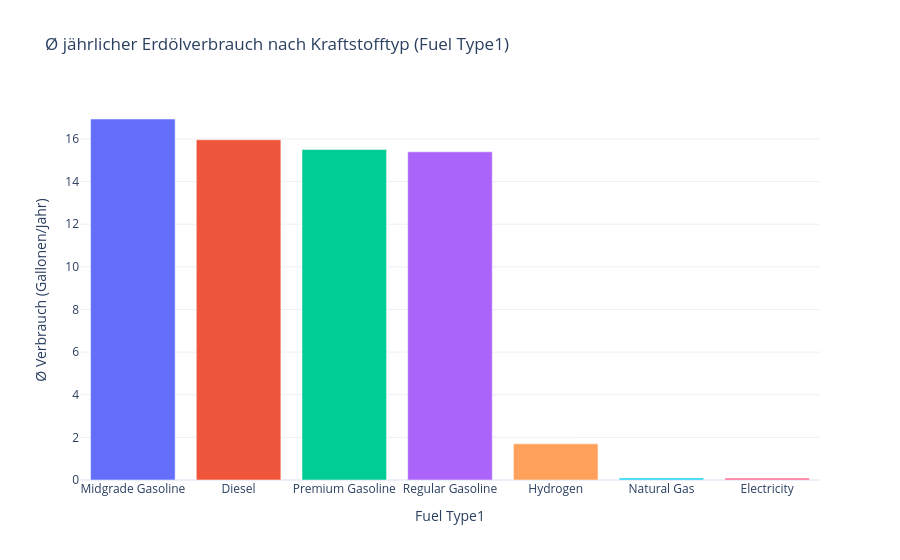

The notebook cell saved with this chart:
### Markdown cell above
### 3. Wie unterscheidet sich der durchschnittliche Erdölverbrauch je nach Kraftstofftyp (Fuel Type1)?

### Code cell
# Nur relevante Spalten & Nullwerte entfernen
fuel_df = vehicles[["Fuel Type1", "Annual Petroleum Consumption For Fuel Type1"]].dropna()

# Gruppieren nach Kraftstofftyp & Ø-Verbrauch berechnen
avg_consumption = (
    fuel_df
    .groupby("Fuel Type1")["Annual Petroleum Consumption For Fuel Type1"]
    .mean()
    .reset_index()
    .rename(columns={"Annual Petroleum Consumption For Fuel Type1": "Ø Verbrauch (Gallonen/Jahr)"})
)

# Sortieren nach Verbrauch
avg_consumption = avg_consumption.sort_values("Ø Verbrauch (Gallonen/Jahr)", ascending=False)

# Plot erstellen
fig = px.bar(
    avg_consumption,
    x="Fuel Type1",
    y="Ø Verbrauch (Gallonen/Jahr)",
    title="Ø jährlicher Erdölverbrauch nach Kraftstofftyp (Fuel Type1)",
    color="Fuel Type1",
    template="plotly_white"
)

fig.update_layout(showlegend=False)
fig.show()

### Figure 1 — Plotly figure (JSON) as saved in the notebook; plotly's stock layout.template omitted (floating-point values rounded to 4 significant figures)
{"data": [{"hovertemplate": "Fuel Type1=%{x}<br>Ø Verbrauch (Gallonen/Jahr)=%{y}<extra></extra>", "legendgroup": "Midgrade Gasoline", "marker": {"color": "#636efa", "pattern": {"shape": ""}}, "name": "Midgrade Gasoline", "orientation": "v", "showlegend": true, "textposition": "auto", "type": "bar", "x": ["Midgrade Gasoline"], "xaxis": "x", "y": [16.94], "yaxis": "y"}, {"hovertemplate": "Fuel Type1=%{x}<br>Ø Verbrauch (Gallonen/Jahr)=%{y}<extra></extra>", "legendgroup": "Diesel", "marker": {"color": "#EF553B", "pattern": {"shape": ""}}, "name": "Diesel", "orientation": "v", "showlegend": true, "textposition": "auto", "type": "bar", "x": ["Diesel"], "xaxis": "x", "y": [15.96], "yaxis": "y"}, {"hovertemplate": "Fuel Type1=%{x}<br>Ø Verbrauch (Gallonen/Jahr)=%{y}<extra></extra>", "legendgroup": "Premium Gasoline", "marker": {"color": "#00cc96", "pattern": {"shape": ""}}, "name": "Premium Gasoline", "orientation": "v", "showlegend": true, "textposition": "auto", "type": "bar", "x": ["Premium Gasoline"], "xaxis": "x", "y": [15.5], "yaxis": "y"}, {"hovertemplate": "Fuel Type1=%{x}<br>Ø Verbrauch (Gallonen/Jahr)=%{y}<extra></extra>", "legendgroup": "Regular Gasoline", "marker": {"color": "#ab63fa", "pattern": {"shape": ""}}, "name": "Regular Gasoline", "orientation": "v", "showlegend": true, "textposition": "auto", "type": "bar", "x": ["Regular Gasoline"], "xaxis": "x", "y": [15.39], "yaxis": "y"}, {"hovertemplate": "Fuel Type1=%{x}<br>Ø Verbrauch (Gallonen/Jahr)=%{y}<extra></extra>", "legendgroup": "Hydrogen", "marker": {"color": "#FFA15A", "pattern": {"shape": ""}}, "name": "Hydrogen", "orientation": "v", "showlegend": true, "textposition": "auto", "type": "bar", "x": ["Hydrogen"], "xaxis": "x", "y": [1.697], "yaxis": "y"}, {"hovertemplate": "Fuel Type1=%{x}<br>Ø Verbrauch (Gallonen/Jahr)=%{y}<extra></extra>", "legendgroup": "Natural Gas", "marker": {"color": "#19d3f3", "pattern": {"shape": ""}}, "name": "Natural Gas", "orientation": "v", "showlegend": true, "textposition": "auto", "type": "bar", "x": ["Natural Gas"], "xaxis": "x", "y": [0.094], "yaxis": "y"}, {"hovertemplate": "Fuel Type1=%{x}<br>Ø Verbrauch (Gallonen/Jahr)=%{y}<extra></extra>", "legendgroup": "Electricity", "marker": {"color": "#FF6692", "pattern": {"shape": ""}}, "name": "Electricity", "orientation": "v", "showlegend": true, "textposition": "auto", "type": "bar", "x": ["Electricity"], "xaxis": "x", "y": [0.08924], "yaxis": "y"}], "layout": {"barmode": "relative", "legend": {"title": {"text": "Fuel Type1"}, "tracegroupgap": 0}, "showlegend": false, "title": {"text": "Ø jährlicher Erdölverbrauch nach Kraftstofftyp (Fuel Type1)"}, "xaxis": {"anchor": "y", "categoryarray": ["Midgrade Gasoline", "Diesel", "Premium Gasoline", "Regular Gasoline", "Hydrogen", "Natural Gas", "Electricity"], "categoryorder": "array", "domain": [0, 1], "title": {"text": "Fuel Type1"}}, "yaxis": {"anchor": "x", "domain": [0, 1], "title": {"text": "Ø Verbrauch (Gallonen/Jahr)"}}}}
